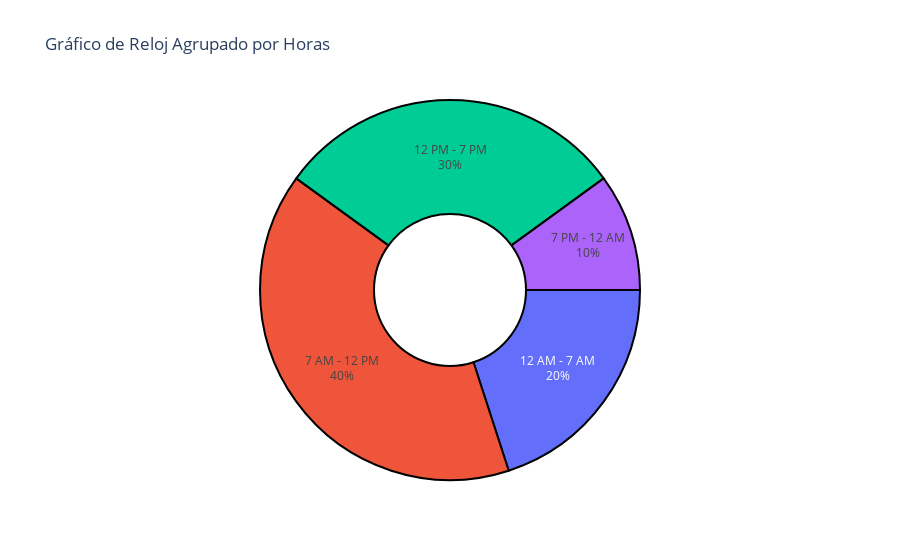

The cell this chart's notebook holds for it:
### Code cell
import plotly.graph_objects as go

# Datos de ejemplo agrupados en 4 bloques
grupos_horas = ['12 AM - 7 AM', '7 AM - 12 PM', '12 PM - 7 PM', '7 PM - 12 AM']
valores = [20, 40, 30, 10]  # Valores para cada grupo de horas

# Normalizar los valores para definir el grosor de cada sección
max_value = max(valores)
grosor = [0.1 + 0.4 * (valor / max_value) for valor in valores]  # El rango de grosor va de 0.1 a 0.5

# Crear la figura
fig = go.Figure()

# Añadir una traza para el gráfico de dona
fig.add_trace(go.Pie(
    labels=grupos_horas,
    values=valores,  # Usar los valores directamente
    hole=0.4,  # Tamaño del agujero para crear el efecto de dona
    marker=dict(line=dict(color='#000000', width=2)),
    textinfo='label+percent',
    direction='clockwise',
    rotation=90,  # Rotar para que comience en la posición de las 12
    sort=False  # No ordenar las secciones automáticamente
))

# Configurar el layout del gráfico
fig.update_layout(
    title_text="Gráfico de Reloj Agrupado por Horas",
    showlegend=False
)

# Mostrar el gráfico
fig.show()

### Figure 1 — Plotly figure (JSON) as saved in the notebook; plotly's stock layout.template omitted (floating-point values rounded to 4 significant figures)
{"data": [{"direction": "clockwise", "hole": 0.4, "labels": ["12 AM - 7 AM", "7 AM - 12 PM", "12 PM - 7 PM", "7 PM - 12 AM"], "marker": {"line": {"color": "#000000", "width": 2}}, "rotation": 90, "sort": false, "textinfo": "label+percent", "type": "pie", "values": [20, 40, 30, 10]}], "layout": {"showlegend": false, "title": {"text": "Gráfico de Reloj Agrupado por Horas"}}}
